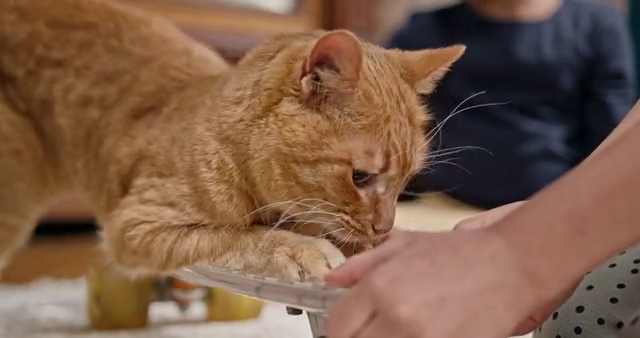
#> input picture frame 42 of sample/video/cat.mp4, 640 x 338 px
$ jupyter execute 'ch17-OpenCV 影片處理.ipynb'
#> lines starting #> are read from the running program, lines starting #| are printed output that depends on the picture; after the words box and inside, x2 and y2 are one past the last pixel; in counts of white or black regions, pixels touching at a corner belong together
# 第 17 章 OpenCV 影片處理

[cell 1]
import cv2
import numpy as np
import matplotlib.pyplot as plt
from opencv_tools import opencv_tools # 匯入封裝的功能

### 17-2-2 程式範例：讀取影片

[cell 2]
# 建立 VideoCapture 物件，指定影片路徑
cap = cv2.VideoCapture('sample/video/cat.mp4')

# 檢查影片是否成功開啟
if not cap.isOpened():
    print('錯誤：無法開啟影片檔案，請檢查路徑或解碼器。')
    exit()

print('成功開啟影片！')

### 17-2-4 程式範例：取得影片資訊

[cell 3]
total_frames = int(cap.get(cv2.CAP_PROP_FRAME_COUNT))
fps = cap.get(cv2.CAP_PROP_FPS)
width = int(cap.get(cv2.CAP_PROP_FRAME_WIDTH))
height = int(cap.get(cv2.CAP_PROP_FRAME_HEIGHT))

print(f'影片總影格數：{total_frames}')
print(f'影片幀率（FPS）：{fps}')
print(f'影片解析度：{width} x {height}')

### 17-2-6 程式範例：逐格讀取影片

[cell 4]
while True:
    # 逐格讀取
    ret, frame = cap.read()
#> frame is the input picture: shape (338, 640, 3); mean B, G, R 71.9, 92.5, 124.3

    # 如果讀取失敗（例如影片播完了），就跳出迴圈
    if not ret:
        print("影片播放結束或讀取失敗。")
        break

    # 顯示影格
    cv2.imshow('Video Playback', frame)

    # 控制播放速度（waitKey 等待 25 毫秒再播下一格），按 q 鍵可手動離開
    if cv2.waitKey(25) & 0xFF == ord('q'):
#> (key q is pressed here)
        break

# 釋放資源與關閉視窗
cap.release()
cv2.destroyAllWindows()

### 17-3-2 程式範例：即時輪廓偵測與繪製

[cell 5]
def process_frame(frame):
    # 轉為灰階
    gray = cv2.cvtColor(frame, cv2.COLOR_BGR2GRAY)
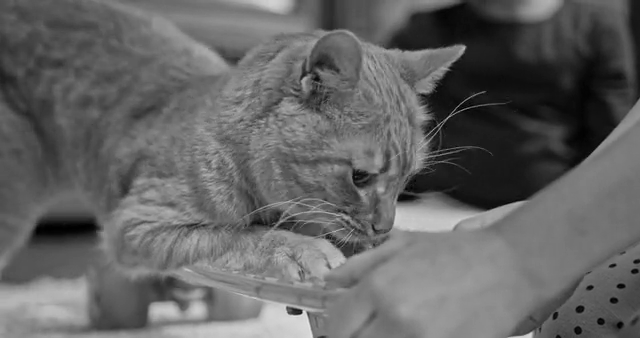
#> gray: shape (338, 640); min 0, max 228, mean 99.6

    # 二值化處理（門檻值設為 127）
    _, thresh = cv2.threshold(gray, 127, 255, cv2.THRESH_BINARY)
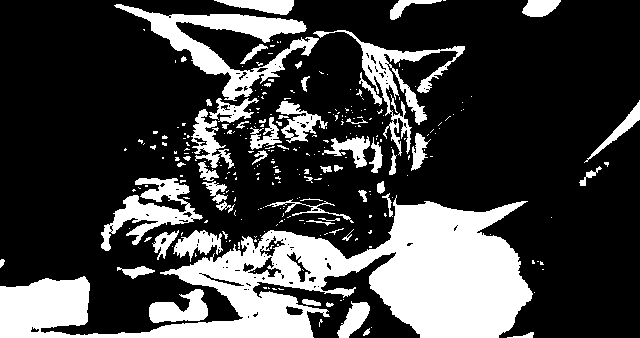
#> thresh: shape (338, 640); 26% white; 289 white regions (228 under 20 px)

    # 偵測輪廓
    contours, _ = cv2.findContours(
        thresh, cv2.RETR_EXTERNAL, cv2.CHAIN_APPROX_SIMPLE)
#> contours = 286 contours, 244 with area under 20; largest, box (x1, y1, x2, y2) and area: (0, 195, 533, 338) 32320, (114, 4, 319, 101) 4870, (313, 30, 465, 156) 2522, (101, 178, 203, 251) 2436, (149, 289, 208, 323) 1100

    # 在原圖的副本上繪製紅色輪廓
    contour_img = frame.copy()
    cv2.drawContours(contour_img, contours, -1, (0, 0, 255), 2)
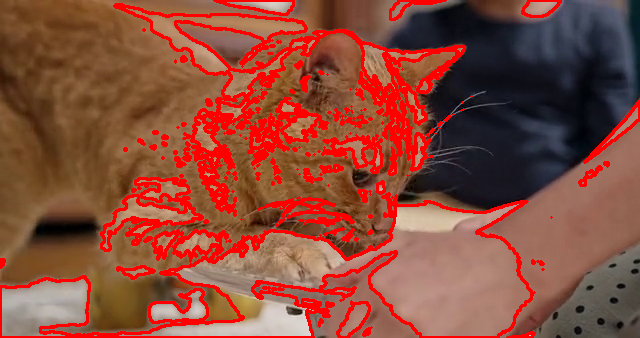
#> contour_img: shape (338, 640, 3); 14.71% of pixels changed, all inside (x1, y1, x2, y2) = (0, 0, 640, 338)

    return contour_img

[cell 6]
# 主程式讀取影片
cap = cv2.VideoCapture('sample/video/cat.mp4')

if not cap.isOpened():
    print('無法開啟影片檔案，請檢查路徑。')
else:
    while True:
        # 逐格讀取
        ret, frame = cap.read()
        if not ret: # 影片結束
            break
        # 呼叫自訂的處理函式
        result_frame = process_frame(frame)
        # 顯示結果
        cv2.imshow('Contours Real-time', result_frame)
        # 控制播放速度與退出機制
        if cv2.waitKey(25) & 0xFF == ord('q'):
#> (key q is pressed here)
            break

    # 釋放資源
    cap.release()
    cv2.destroyAllWindows()

### 17-4-3 程式範例：將處理後的影片儲存為新檔案

[cell 7]
# 主程式讀取影片
cap = cv2.VideoCapture('sample/video/cat.mp4')

if not cap.isOpened():
    print('無法開啟影片')
else:
    # 取得原始影片資訊
    fps = cap.get(cv2.CAP_PROP_FPS)
    width = int(cap.get(cv2.CAP_PROP_FRAME_WIDTH))
    height = int(cap.get(cv2.CAP_PROP_FRAME_HEIGHT))

    # 建立 VideoWriter 物件
    fourcc = cv2.VideoWriter_fourcc(*'XVID')
    out = cv2.VideoWriter('output_contours.avi', fourcc, fps, (width, height))

    while True:
        ret, frame = cap.read() # 逐格讀取
        if not ret: # 影片結束
            break

        # 處理影像並寫入檔案
        result_frame = process_frame(frame)
        out.write(result_frame)

        # 逐格顯示處理結果 (順便表示處理進度)
        cv2.imshow('Processing and Saving...', result_frame)
        if cv2.waitKey(1) & 0xFF == ord('q'):
#> (key q is pressed here)
            break

    # 釋放資源 (這對儲存檔案非常關鍵)
    cap.release()
    out.release()
    cv2.destroyAllWindows()
    print("影片儲存完成！")

### 17-E-1 程式範例：製作影片負片（Negative）效果並儲存

[cell 8]
def process_frame(frame):
    return cv2.bitwise_not(frame)
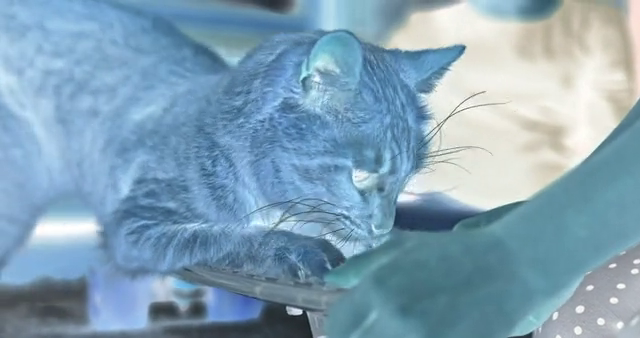
#> returned value: shape (338, 640, 3); mean of channels 0, 1, 2 183.1, 162.5, 130.7; drawn as B, G, R

[cell 9]
# 主程式讀取影片
cap = cv2.VideoCapture('sample/video/cat.mp4')

if not cap.isOpened():
    print('錯誤：無法開啟影片檔案。')
else:
    # 1. 取得原始影片資訊並轉為整數
    fps = cap.get(cv2.CAP_PROP_FPS)
    width = int(cap.get(cv2.CAP_PROP_FRAME_WIDTH))
    height = int(cap.get(cv2.CAP_PROP_FRAME_HEIGHT))

    # 2. 建立 VideoWriter 物件 (注意儲存彩色影片，isColor 為 True)
    fourcc = cv2.VideoWriter_fourcc(*'XVID')
    out = cv2.VideoWriter('output_negative.avi', fourcc, fps, (width, height), isColor=True)

    print("[INFO] 開始處理影片...")

    while True:
        ret, frame = cap.read()
        if not ret:
            break

        # 3. 呼叫負片處理函式並寫入檔案
        negative_result = process_frame(frame)
        out.write(negative_result)

        # 逐格顯示處理結果 (順便表示處理進度)
        cv2.imshow('Negative Video Effect', negative_result)
        if cv2.waitKey(1) & 0xFF == ord('q'):
#> (key q is pressed here)

$ run again, starting later in the video
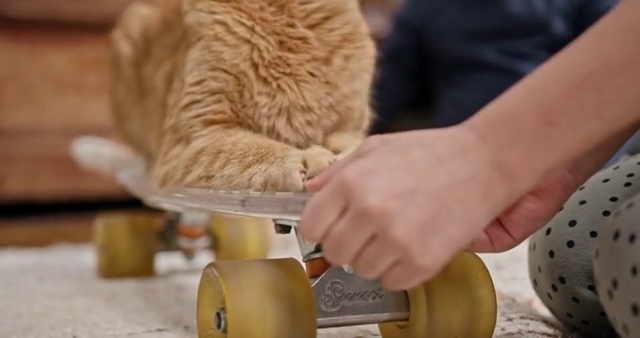
#> input picture frame 190 of sample/video/cat.mp4, 640 x 338 px
#> frame is the input picture: shape (338, 640, 3); mean B, G, R 82.4, 102.9, 134
#> in process_frame, `_, thresh = cv2.threshold(gray, 127, 255, cv2.THRESH_BINARY)`:
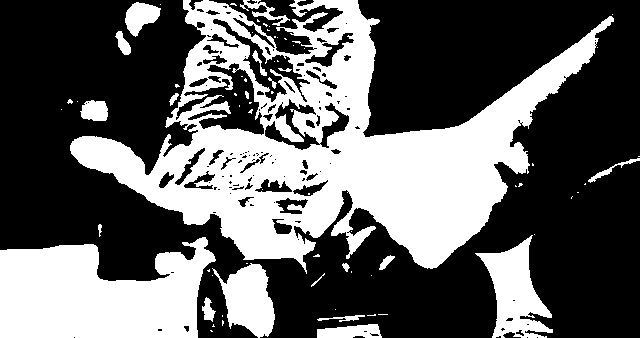
#> thresh: shape (338, 640); 38% white; 73 white regions (52 under 20 px)
#> contours = 57 contours, 42 with area under 20; largest, box (x1, y1, x2, y2) and area: (70, 0, 614, 274) 63940, (0, 237, 216, 338) 15858, (475, 235, 553, 338) 3698, (212, 263, 275, 338) 2664, (125, 2, 161, 37) 704
#> contour_img: shape (338, 640, 3); 8.01% of pixels changed, all inside (x1, y1, x2, y2) = (0, 0, 640, 338)
#> in process_frame, `return cv2.bitwise_not(frame)`:
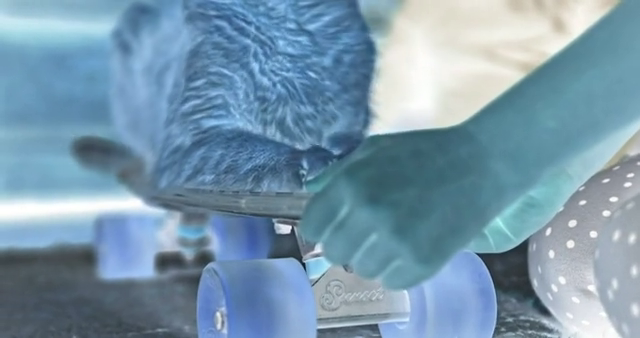
#> returned value: shape (338, 640, 3); mean of channels 0, 1, 2 172.6, 152.1, 121; drawn as B, G, R

$ run again, starting later in the video
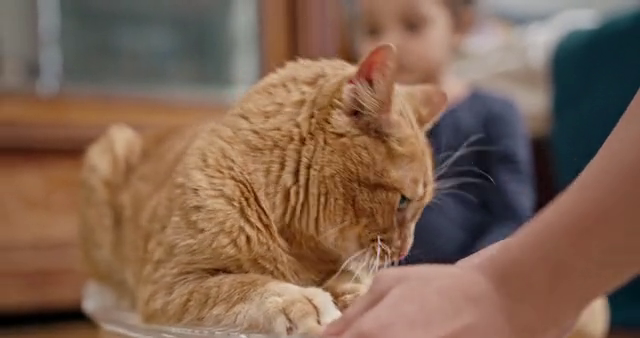
#> input picture frame 338 of sample/video/cat.mp4, 640 x 338 px
#> frame is the input picture: shape (338, 640, 3); mean B, G, R 81, 99.2, 127.6
#> in process_frame, `_, thresh = cv2.threshold(gray, 127, 255, cv2.THRESH_BINARY)`:
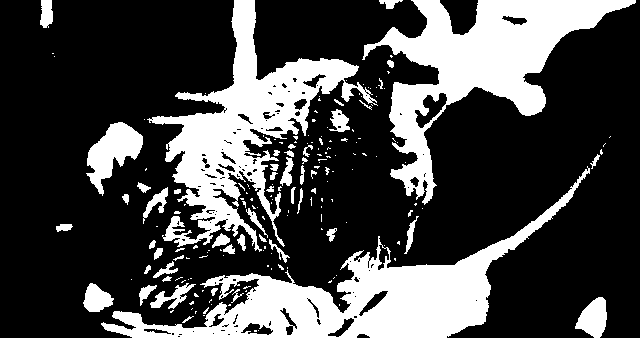
#> thresh: shape (338, 640); 28% white; 183 white regions (131 under 20 px)
#> contours = 181 contours, 141 with area under 20; largest, box (x1, y1, x2, y2) and area: (101, 166, 590, 338) 19368, (362, 0, 636, 205) 17378, (147, 0, 378, 252) 15927, (86, 122, 143, 196) 1912, (575, 297, 607, 338) 806
#> contour_img: shape (338, 640, 3); 12.02% of pixels changed, all inside (x1, y1, x2, y2) = (39, 0, 637, 338)
#> in process_frame, `return cv2.bitwise_not(frame)`:
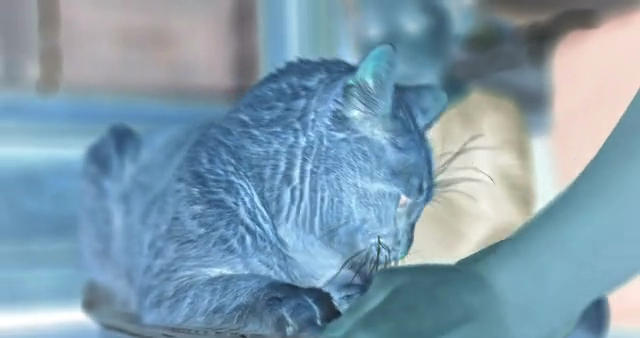
#> returned value: shape (338, 640, 3); mean of channels 0, 1, 2 174, 155.8, 127.4; drawn as B, G, R
